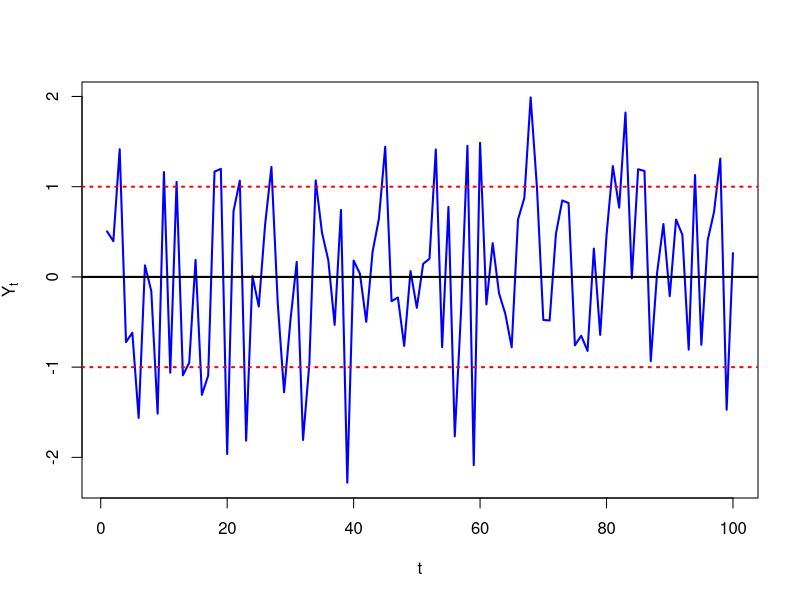
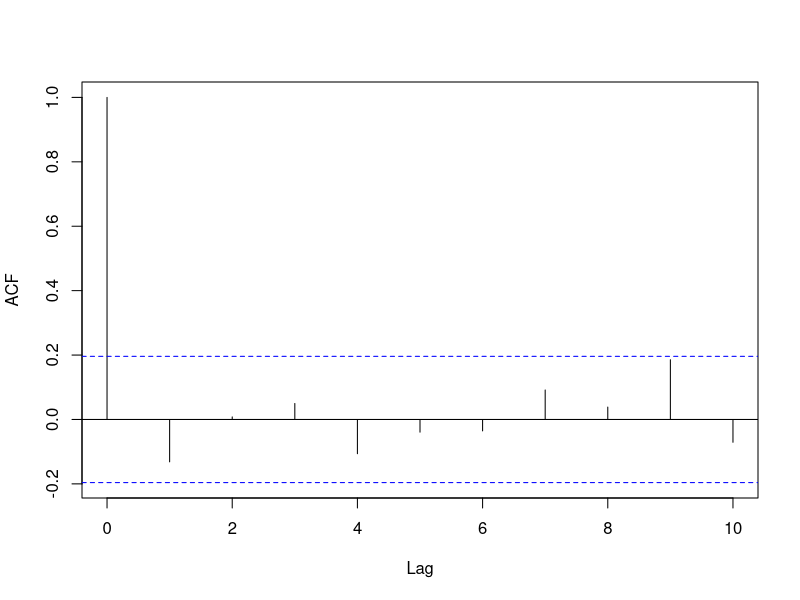
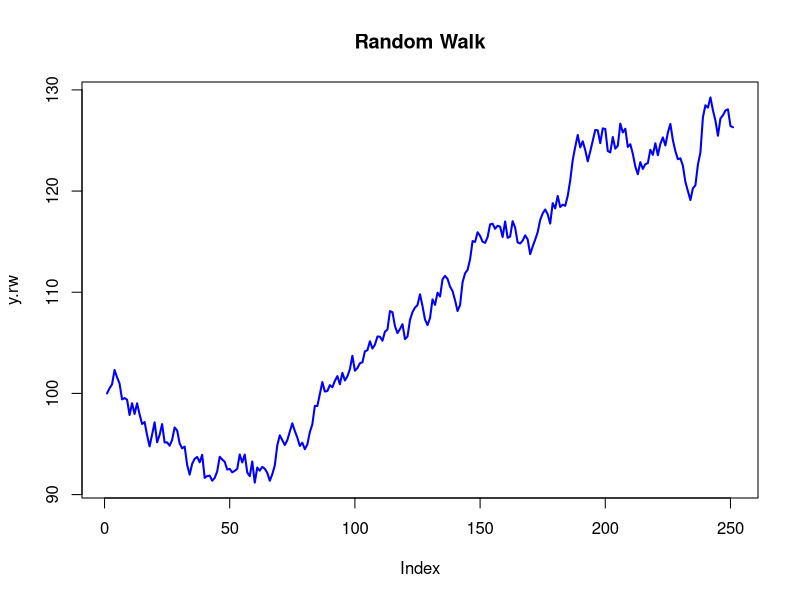
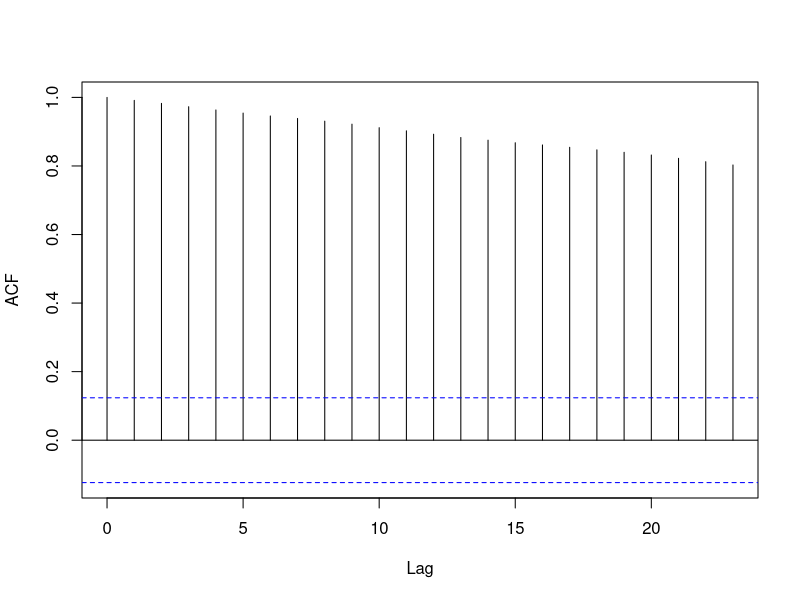
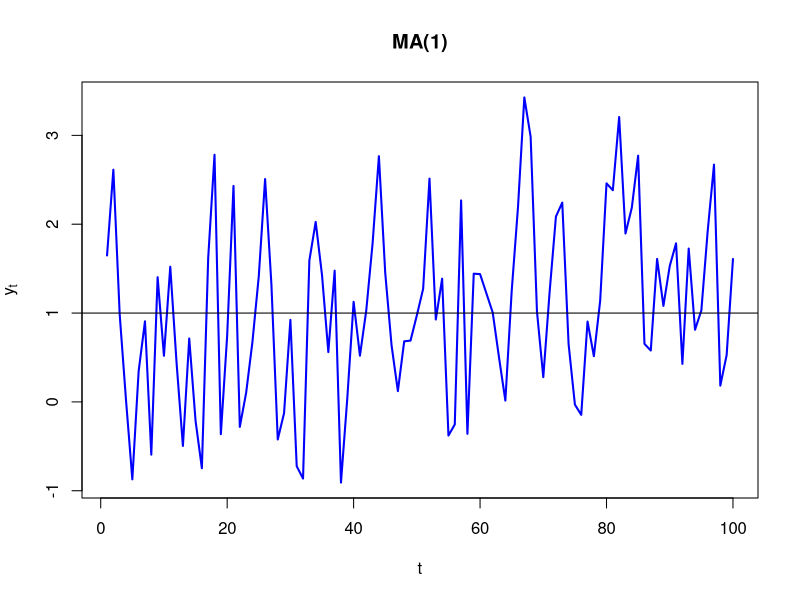
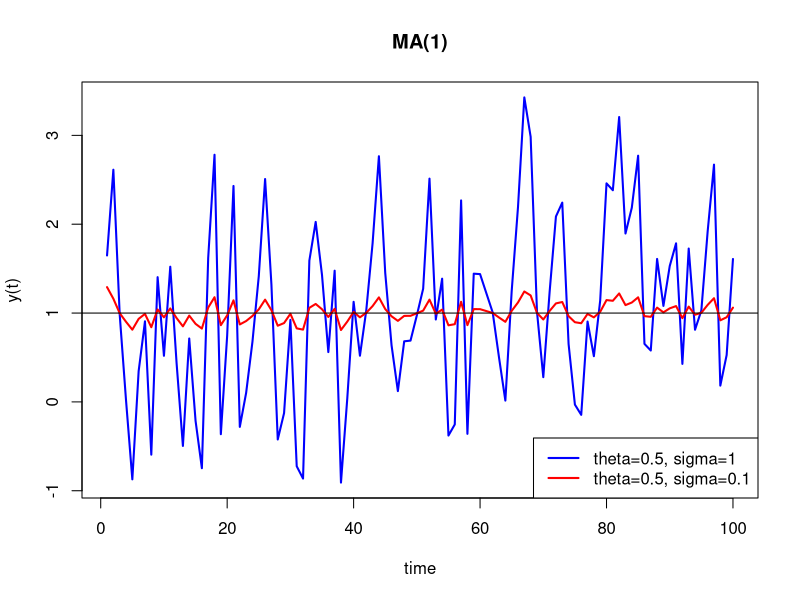
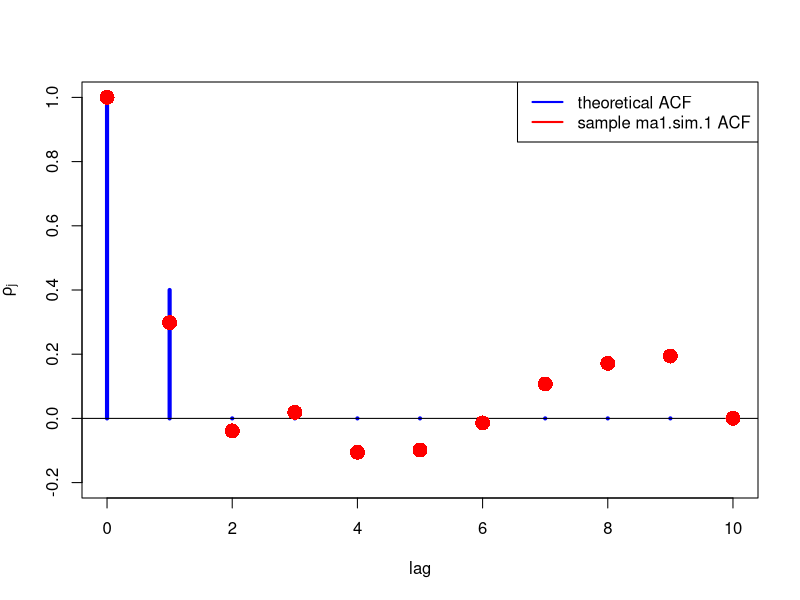
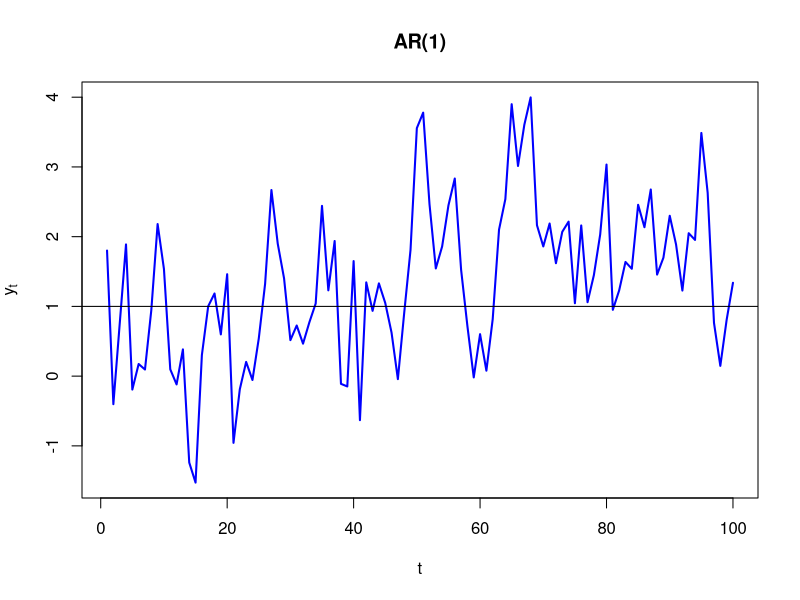

The R source for these figures, in order:
## ---- chunk 1
set.seed(123456789)
## ---- chunk 2
y = rnorm(100)
## ---- chunk 3
head(y)
## ---- chunk 4
plot(y, type="l", xlab="t", ylab=expression(Y[t]), col="blue", lwd=2)
abline(h=c(0, -1, 1), lwd=2,
	lty=c("solid", "dotted", "dotted"), 
	col=c("black", "red", "red"))
## ---- chunk 5
acf(y, lag.max=10, type="correlation", main="")
## ---- chunk 6
set.seed(123456789)
## ---- chunk 7
e = c(100, rnorm(250)) # p_0 = 100
y.rw = cumsum(e)
## ---- chunk 8
head(y.rw)
## ---- chunk 9
plot(y.rw, type="l", lwd=2, col="blue", main="Random Walk")
## ---- chunk 10
acf(y.rw, type="correlation", main="")
## ---- chunk 11
set.seed(123456789)
## ---- chunk 12
# theta = 0.5, sigma = 1
ma1.model = list(ma=0.5)
mu = 1
ma1.sim.1 = mu + arima.sim(model=ma1.model, n=100)
## ---- chunk 13
plot(ma1.sim.1, type="l", main="MA(1)", xlab="t", ylab=expression(y[t]), col="blue", lwd=2)
abline(h=1)
## ---- chunk 14
set.seed(123456789)
## ---- chunk 15
# theta = 0.5, sigma = 0.1
ma1.model = list(ma=0.5)
mu = 1
ma1.sim.2 = mu + arima.sim(model=ma1.model, n=100, innov=rnorm(n=100, mean=0, sd=0.1))
## ---- chunk 16
plot(ma1.sim.1, type="l", main="MA(1)", xlab="time", ylab="y(t)", col="blue", lwd=2)
lines(ma1.sim.2, col="red", lwd=2)
legend(x="bottomright", legend=c("theta=0.5, sigma=1", "theta=0.5, sigma=0.1"), lty=1, lwd=2, col=c("blue","red"))
abline(h=1)
## ---- chunk 17
ma1.acf = ARMAacf(ar=0, ma=0.5, lag.max=10)
## ---- chunk 18
plot(0:10, ma1.acf, type="h", col="blue", lwd=4, main="", xlab="lag", ylab=expression(rho[j]), ylim=c(-0.2,1))
abline(h=0)
ma1.sim.1.acf = acf(ma1.sim.1, type="correlation", plot=FALSE)
points(ma1.sim.1.acf$lag, ma1.sim.1.acf$acf, pch=16, col="red", cex=2)
legend(x="topright", legend=c("theoretical ACF", "sample ma1.sim.1 ACF"), lty=1, lwd=2, col=c("blue","red"))
## ---- chunk 19
set.seed(123456789)
## ---- chunk 20
# phi = 0.7, sigma = 1
ar1.model = list(ar=0.7)
mu = 1
ar1.sim.1 = mu + arima.sim(model=ar1.model, n=100, innov=rnorm(n=100, mean=0, sd=1))
## ---- chunk 21
plot(ar1.sim.1, type="l", main="AR(1)", xlab="t", ylab=expression(y[t]), col="blue", lwd=2)
abline(h=1)
## ---- chunk 22
set.seed(123456789)
## ---- chunk 23
# phi = 0.7, sigma = 0.1
ar1.model = list(ar=0.7)
mu = 1
ar1.sim.2 = mu + arima.sim(model=ar1.model, n=100, innov=rnorm(n=100, mean=0, sd=0.1))
## ---- chunk 24
plot(ar1.sim.1, type="l", main="AR(1)", xlab="time", ylab=expression(y[t]), col="blue", lwd=2)
lines(ar1.sim.2, col="red", lwd=2)
legend(x="bottomright", legend=c("phi=0.7, sigma=1", "phi=0.7, sigma=0.1"), lty=1, lwd=2, col=c("blue","red"))
abline(h=1)
## ---- chunk 25
ar1.acf = ARMAacf(ar=0.7, ma=0, lag.max=10)
## ---- chunk 26
plot(0:10, ar1.acf, type="h", col="blue", lwd=4, main="", xlab="lag", ylab=expression(rho[j]), ylim=c(-0.2,1))
abline(h=0)
ar1.sim.1.acf = acf(ar1.sim.1, type="correlation", plot=FALSE)
points(ar1.sim.1.acf$lag, ar1.sim.1.acf$acf, pch=16, col="red", cex=2)
legend(x="topright", legend=c("theoretical ACF", "sample ar1.sim.1 ACF"), lty=1, lwd=2, col=c("blue","red"))
